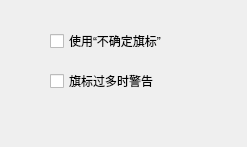
<?xml version="1.0" encoding="UTF-8"?>
<ui version="4.0">
 <class>shouxuanxiang</class>
 <widget class="QDialog" name="shouxuanxiang">
  <property name="geometry">
   <rect>
    <x>0</x>
    <y>0</y>
    <width>247</width>
    <height>147</height>
   </rect>
  </property>
  <property name="windowTitle">
   <string>Dialog</string>
  </property>
  <widget class="QCheckBox" name="checkBox">
   <property name="geometry">
    <rect>
     <x>50</x>
     <y>30</y>
     <width>161</width>
     <height>22</height>
    </rect>
   </property>
   <property name="text">
    <string>使用“不确定旗标”</string>
   </property>
  </widget>
  <widget class="QCheckBox" name="checkBox_2">
   <property name="geometry">
    <rect>
     <x>50</x>
     <y>70</y>
     <width>151</width>
     <height>22</height>
    </rect>
   </property>
   <property name="text">
    <string>旗标过多时警告</string>
   </property>
  </widget>
 </widget>
 <resources/>
 <connections/>
</ui>
